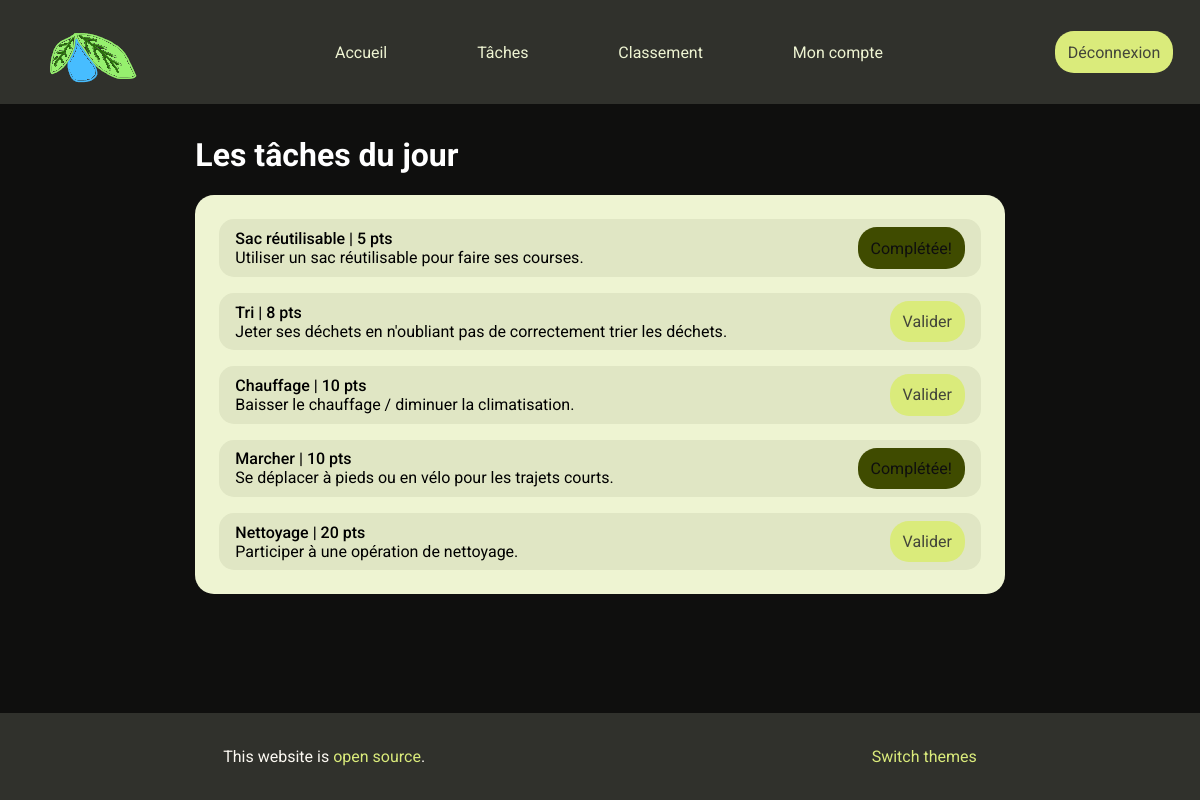
Screenshot of /src/html/tasks.php (signed in) with the database file from the repository.
### tables this page shows
CREATE TABLE `t_Task` (
  `idTask` int(11) NOT NULL AUTO_INCREMENT,
  `tasName` varchar(256) NOT NULL,
  `tasDescription` varchar(1024) NOT NULL,
  `tasScore` smallint(6) NOT NULL,
  `tasState` tinyint(1) NOT NULL,
  PRIMARY KEY (`idTask`)
);

CREATE TABLE `t_Account` (
  `idAccount` int(11) NOT NULL AUTO_INCREMENT,
  `accEmail` varchar(320) NOT NULL,
  `accUsername` varchar(64) NOT NULL,
  `accPassword` varchar(64) NOT NULL,
  `accAge` tinyint(4) DEFAULT NULL,
  `accScore` int(11) DEFAULT NULL,
  PRIMARY KEY (`idAccount`),
  UNIQUE KEY `accEmail` (`accEmail`),
  UNIQUE KEY `accUsername` (`accUsername`)
);

CREATE TABLE `Complete` (
  `idAccount` int(11) NOT NULL,
  `idTask` int(11) NOT NULL,
  `comState` tinyint(1) NOT NULL DEFAULT 0,
  PRIMARY KEY (`idAccount`,`idTask`),
  KEY `idAccount` (`idAccount`),
  KEY `idTask` (`idTask`),
  CONSTRAINT `Complete_ibfk_1` FOREIGN KEY (`idAccount`) REFERENCES `t_Account` (`idAccount`),
  CONSTRAINT `Complete_ibfk_2` FOREIGN KEY (`idTask`) REFERENCES `t_Task` (`idTask`)
);

### src/scripts/helper.php (called while the page is built, shortened)
<?php
class Helper {
    public static function getAccountId(PDO $conn, string $username) {
        try {
            $sql = "SELECT idAccount FROM t_Account WHERE accUsername = ?";
            $stmt = $conn -> prepare($sql);
            $stmt -> execute([$username]);
            $result = $stmt -> fetch(PDO::FETCH_ASSOC);
            if ($result) {
                return $result['idAccount'];
            } else {
                return false;
            }
        } catch (PDOException $e) {
            error_log("An error occurred. " . $e -> getMessage());
            return false;
        }
    }
    public static function getTasks($conn) {
        $sql = "SELECT idTask, tasName, tasDescription, tasScore
                FROM t_Task";
        $result = $conn -> query($sql);
        return $result;
    }
    public static function getTaskState($conn, $idAccount, $idTask) {
        try {
            $sql = "SELECT comState
                    FROM Complete
                    WHERE idAccount = ? AND idTask = ?";
            $stmt = $conn -> prepare($sql);
            $stmt -> execute([$idAccount, $idTask]);
            $result = $stmt -> fetch(PDO::FETCH_ASSOC);
            if ($result) {
                return $result['comState'] === 1 ? true : false;
            } else {
                return false;
            }
        } catch (PDOException $e) {
            error_log("An error occurred. " . $e -> getMessage());
            return false;
        }
    }
}
?>

### src/scripts/read.php (the view, shortened to what this page needs)
<?php
require_once 'connect.php';
require_once 'helper.php';
function fillTaskContainer(PDO $conn) {
    try {
        $tasks = Helper::getTasks($conn);
        $accUsername = $_SESSION['username'];
        $idAccount = Helper::getAccountId($conn, $accUsername);
        while ($row = $tasks -> fetch(PDO::FETCH_ASSOC)) {
            $isDone = Helper::getTaskState($conn, $idAccount, $row['idTask']);
            $btnClass = $isDone ? "locked " : "";
            $btnText = $isDone ? "Complétée!" : "Valider";
            echo
               "<div class=\"task-item\">
                    <div class=\"task-texts\">
                        <p class=\"task-name\">
                            " . htmlspecialchars($row["tasName"]) . " |
                            " . htmlspecialchars($row["tasScore"]) . "
                            pts
                        </p>
                        <p class=\"task-description\">
                            " . htmlspecialchars($row["tasDescription"]) . "
                        </p>
                    </div>
                    <a href=\"../scripts/user-tools.php?action=completeTask&id="
                        . htmlspecialchars($row["idTask"])
                        . "\"
                        class=\"button
                        " . $btnClass . "
                        \">
                        " . $btnText . "
                    </a>
                </div>";
        }
    } catch (PDOException $e) {
        error_log("An error occurred. " . $e -> getMessage());
        exit();
    }
}
?>

### src/styles/main.css (style rules this page uses)
:root { --background-accent-light: #eef4d2; --background-accent-dark: #e0e6c4; --background-neutral-light: #fcf9f2; --background-neutral-dark: #f1f1e9; --background-dark-accent-light: #30312c; --background-dark-accent-dark: #171c16; --text: black; --text-low-contrast: var(var(--background-dark-accent-light)); --text-high-contrast: var(--background-neutral-light); --accent-light: #f4fad6; --accent: #daeb7b; --accent-dark: #3f4b00; --accent-secondary: #91b046; --accent-secondary-dark: #3a655b; --foreground-light: #43453a; --foreground: black; --gray-lighter: #d2d2d2; --gray-light: #9d9d9d; --gray: #707070; --rank-1: gold; --rank-2: silver; --rank-3: #cd7f32; --rank-4: #8a2be2; --rank-5: #00bfff; }
.dark { --background-neutral-light:#0f0f0e; --background-neutral-dark: #171c16; --background-dark-accent-light: #30312c; --background-dark-accent-dark: #171c16; --accent-light: #f4fad6; --accent: #daeb7b; --accent-dark: #3f4b00; --accent-secondary: #91b046; --accent-secondary-dark: #3a655b; --text: white; }
body { display: grid; grid-template-rows: auto 1fr auto; font: 100% "Roboto", sans-serif; min-height: 100vh; margin: 0; padding: 0; background: var(--background-neutral-light); color: var(--text); transition: all 0.1s ease-out; }
a { color: var(--accent); text-decoration: none; transition: all 0.1s ease-out; }
.button { padding: 0.7rem 0.8rem; border: none; border-radius: 19px; background: var(--accent); color: var(--foreground-light); font-size: 1rem; transition: all 0.1s ease-out; }
.button.locked { background: var(--accent-dark); color: var(--background-neutral-light); }

### src/styles/tasks.css (style rules this page uses)
.task-item { display: flex; flex-flow: row wrap; align-items: center; justify-content: space-between; padding: 0.5rem 1rem; color: black; background-color: var(--background-accent-dark); border-radius: 15px; }
.task-item p { color: black; margin: 0; }
.task-name { width: 100%; font-weight: 500; color: var(--text); }
.task-description { color: var(--text-low-contrast); }

### rows the page displays
t_task: tasName "Sac réutilisable", tasScore "5", tasDescription "Utiliser un sac réutilisable pour faire ses courses."
t_account: idAccount.comState "Complétée!"
t_task: tasName "Tri", tasScore "8", tasDescription "Jeter ses déchets en n'oubliant pas de correctement trier les déchets.", btnText "Valider"
t_task: tasName "Chauffage", tasScore "10", tasDescription "Baisser le chauffage / diminuer la climatisation.", btnText "Valider"
t_task: tasName "Marcher", tasScore "10", tasDescription "Se déplacer à pieds ou en vélo pour les trajets courts."
t_task: tasName "Nettoyage", tasScore "20", tasDescription "Participer à une opération de nettoyage.", btnText "Valider"
